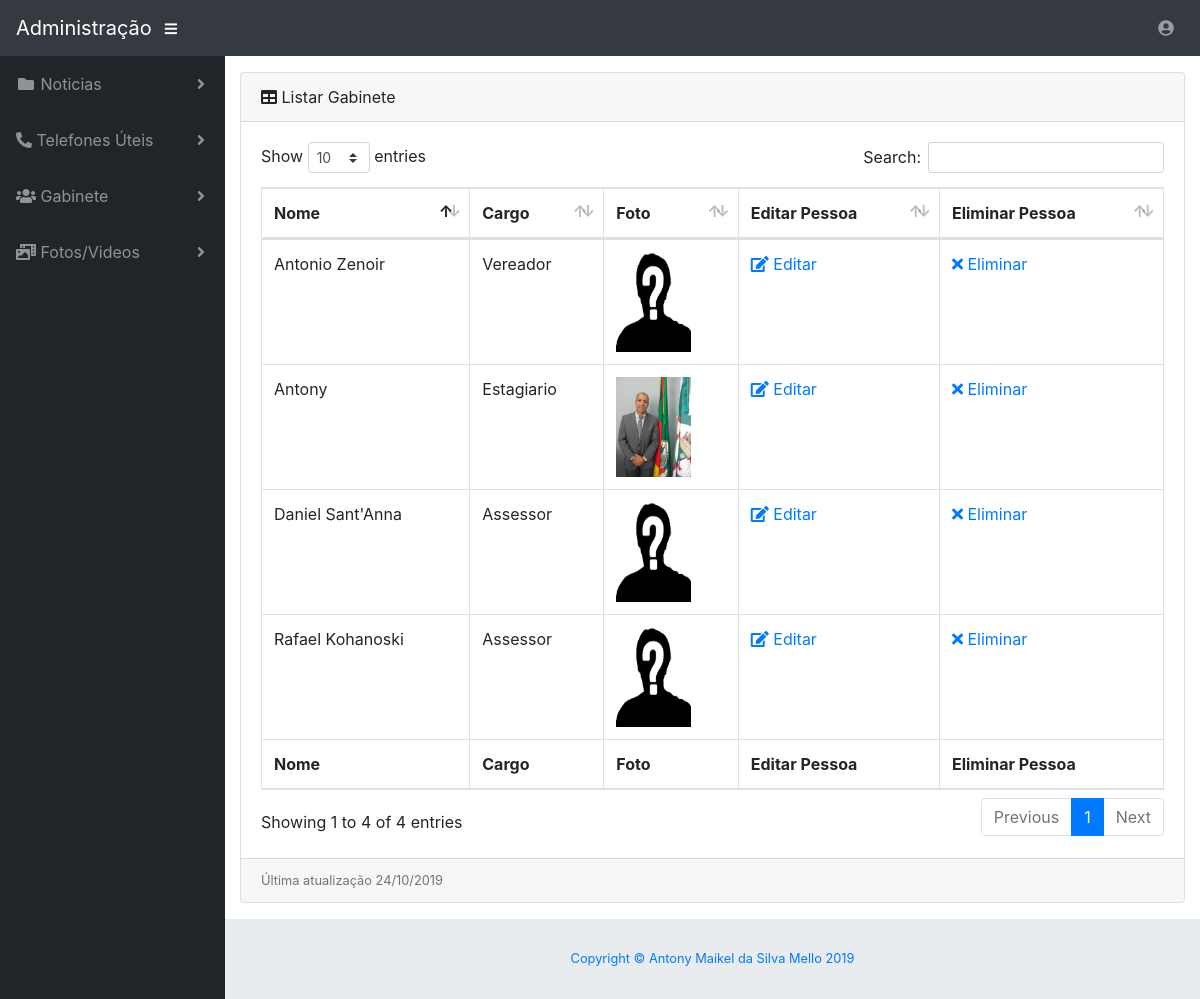
Before: /Administrador/gabinete/listar.php (signed in) with the older database file.
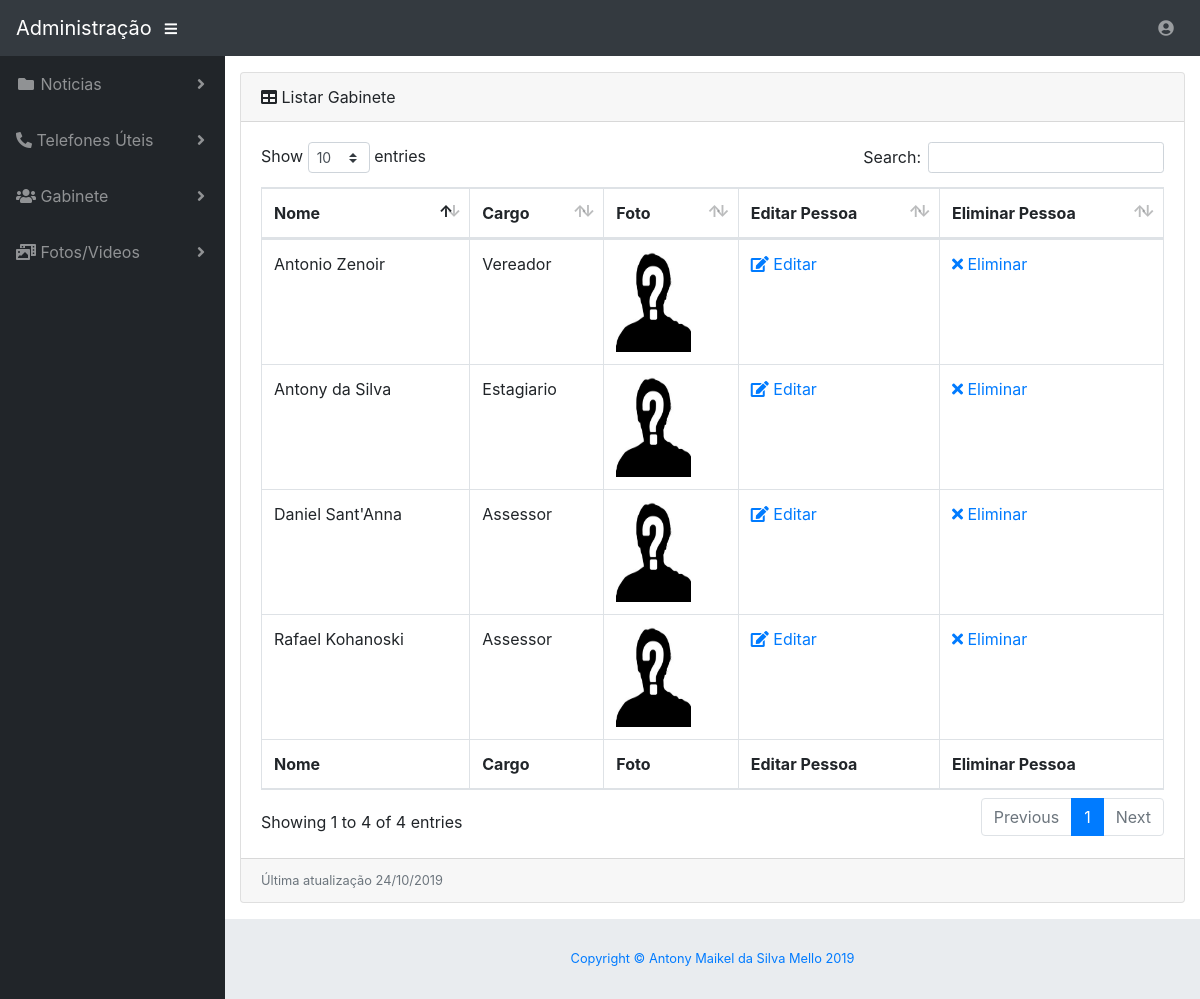
After: the same page with the newer database file.
### tables this page shows
CREATE TABLE `gabinete` (
  `id` int(10) UNSIGNED NOT NULL,
  `nome` varchar(100) NOT NULL,
  `cargo` varchar(50) NOT NULL,
  `foto` varchar(500) NOT NULL
);

### Administrador/gabinete/funcoes.class.php (called while the page is built, shortened)
<?php
class Funcoes extends Conexao {
    function listar() {
        try {
            $conecta = $this->conectar();
            $conecta->beginTransaction();
            $sql = "SELECT * FROM gabinete order by nome";
            $listar = $conecta->prepare($sql);
            $listar->execute();
            return $listar->fetchAll();
        } catch (PDOException $exc) {
            if ((isset($conecta)) && ($conecta->inTransaction())) {
                $conecta->rollBack();
            }
            print($exc->getMessage());
            return array();
        } finally {
            if (isset($conecta)) {
                unset($conecta);
            }
        }
    }
}

### Administrador/gabinete/listar.php (the view, shortened to what this page needs)
<?php include_once '../header.php';
  include_once "funcoes.class.php";
  $funcoes = new Funcoes();
  $listar = $funcoes->listar();
?>
<div class="card mb-3">
          <div class="card-header">
            <i class="fas fa-table"></i>
            Listar Gabinete</div>
          <div class="card-body">
            <div class="table-responsive">
              <table class="table table-bordered" id="dataTable" width="100%" cellspacing="0">
                <thead>
                  <tr>
                    <th>Nome</th>
                    <th>Cargo</th>
                    <th>Foto</th>
                    <th>Editar Pessoa</th>
                    <th>Eliminar Pessoa</th>
                  </tr>
                </thead>
                <tfoot>
                  <tr>
                    <th>Nome</th>
                    <th>Cargo</th>
                    <th>Foto</th>
                    <th>Editar Pessoa</th>
                    <th>Eliminar Pessoa</th>
                  </tr>
                </tfoot>
                <tbody>
            <?php
            foreach ($listar as $linha) {
                ?>
                  <tr>
                    <td><?php echo $linha['nome']; ?></td>
                    <td><?php echo $linha['cargo']; ?></td>
                    <td><img src="img/<?php echo $linha['foto']; ?>" height="100" width="75" onclick='window.open(this.src)'></td>
                    <td><a href="editar.php?ID=<?php echo $linha['id']; ?>"><i class="fas fa-edit"></i> Editar</a></td>
                    <td><a href="excluir.php?ID=<?php echo $linha['id']; ?>&foto=<?php echo $linha['foto']; ?>"><i class="fas fa-times"></i> Eliminar</a></td>
                  </tr><?php }; ?>
                </tbody>
              </table>
            </div>
          </div>
          <div class="card-footer small text-muted">Última atualização 24/10/2019</div>
        </div>
        <?php
include_once '../footer.php';
?>

### Administrador/header.php (shortened to what this page needs)
<!DOCTYPE html>
<html lang="en">
<head>
  <link href="../template/vendor/fontawesome-free/css/all.min.css" rel="stylesheet" type="text/css">
  <link href="../template/vendor/datatables/dataTables.bootstrap4.css" rel="stylesheet">
  <link href="../template/css/sb-admin.css" rel="stylesheet">
  <link href="../template/fontawesome/css/all.min.css" rel="stylesheet" type="text/css">
</head>
<body id="page-top">
  <nav class="navbar navbar-expand navbar-dark bg-dark static-top">
    <a class="navbar-brand mr-1" href="../template/index.php">Administração</a>
    <button class="btn btn-link btn-sm text-white order-1 order-sm-0" id="sidebarToggle" href="#">
      <i class="fas fa-bars"></i>
    </button>
    <ul class="navbar-nav ml-auto ml-md-0">
      <li class="nav-item dropdown no-arrow">
        <a class="nav-link dropdown-toggle" href="#" id="userDropdown" role="button" data-toggle="dropdown" aria-haspopup="true" aria-expanded="false">
          <i class="fas fa-user-circle fa-fw"></i>
        </a>
      </li>
    </ul>
  </nav>
  <div id="wrapper">
    <ul class="sidebar navbar-nav">
      <li class="nav-item dropdown">
        <a class="nav-link dropdown-toggle" href="#" id="pagesDropdown" role="button" data-toggle="dropdown" aria-haspopup="true" aria-expanded="false">
          <i class="fas fa-fw fa-folder"></i>
          <span>Noticias</span>
        </a>
      </li>
      <li class="nav-item dropdown">
        <a class="nav-link dropdown-toggle" href="#" id="pagesDropdown" role="button" data-toggle="dropdown" aria-haspopup="true" aria-expanded="false">
          <i class="fas fa-phone-alt"></i>
          <span>Telefones Úteis</span>
        </a>
      </li>
      <li class="nav-item dropdown">
        <a class="nav-link dropdown-toggle" href="#" id="pagesDropdown" role="button" data-toggle="dropdown" aria-haspopup="true" aria-expanded="false">
          <i class="fas fa-users"></i>
          <span>Gabinete</span>
        </a>
      </li>
      <li class="nav-item dropdown">
        <a class="nav-link dropdown-toggle" href="#" id="pagesDropdown" role="button" data-toggle="dropdown" aria-haspopup="true" aria-expanded="false">
        <i class="fas fa-photo-video"></i>
          <span>Fotos/Videos</span>
        </a>
      </li>
    </ul>
    <div id="content-wrapper">
      <div class="container-fluid">

### Administrador/footer.php (shortened to what this page needs)
      <footer class="sticky-footer">
        <div class="container my-auto">
          <div class="copyright text-center my-auto">
            <a href="https://www.linkedin.com/in/antonydsm/"><span>Copyright © Antony Maikel da Silva Mello 2019</span></a>
          </div>
        </div>
      </footer>
    </div>
  </div>
</body>
</html>

Changed rows visible on the page:
removed gabinete: nome "Antony", cargo "Estagiario", foto (picture)
added gabinete: nome "Antony da Silva", cargo "Estagiario", foto (picture)
